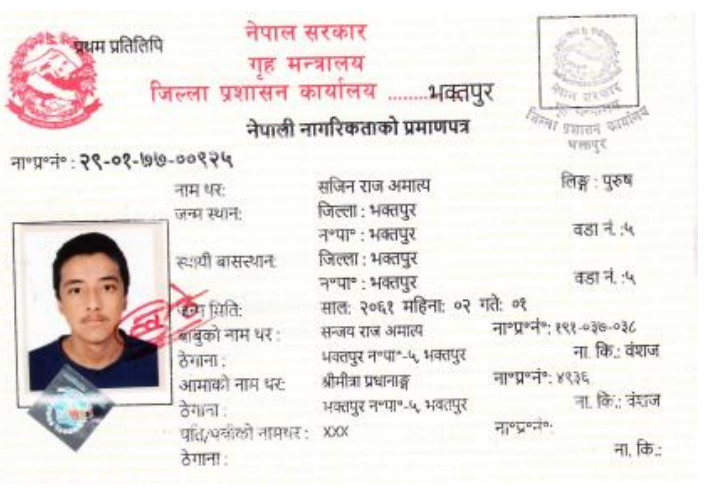
#> input picture images/2.png, 725 x 488 px
$ python text_detection.py
#> lines starting #> are read from the running program, lines starting #| are printed output that depends on the picture; after the words box and inside, x2 and y2 are one past the last pixel; in counts of white or black regions, pixels touching at a corner belong together
import cv2
import numpy as np

# Load the image
image = cv2.imread('images/2.png')
#> image is the input picture: shape (488, 725, 3); mean B, G, R 229.3, 232.4, 236.6

# Convert to grayscale
gray = cv2.cvtColor(image, cv2.COLOR_BGR2GRAY)
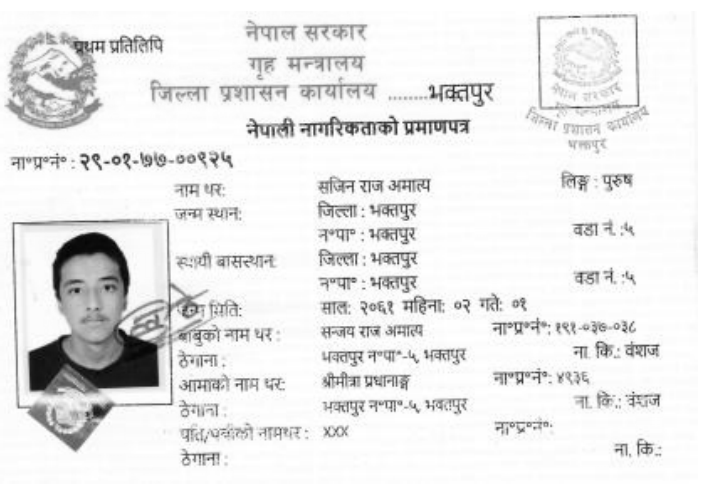
#> gray: shape (488, 725); min 4, max 255, mean 233.3

# Apply edge detection (Canny)
edges = cv2.Canny(gray, 100, 200)
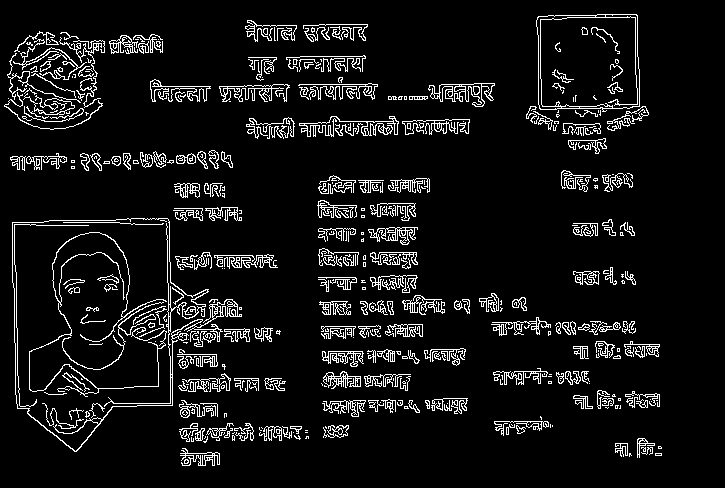
#> edges: shape (488, 725); 7.8% white in thin lines or dots, all inside (x1, y1, x2, y2) = (4, 14, 662, 466)

# Detect lines using Hough Line Transform
lines = cv2.HoughLinesP(edges, 1, np.pi / 180, 100, minLineLength=100, maxLineGap=10)
#> lines = 44 rows, first 6: [150, 86, 271, 86], [170, 385, 285, 381], [321, 333, 422, 330], [113, 329, 270, 329], [321, 326, 422, 326], [321, 334, 422, 332]

# Draw lines on the original image
for line in lines:
    x1, y1, x2, y2 = line[0]
    cv2.line(image, (x1, y1), (x2, y2), (0, 255, 0), 2)
#> this loop made 44 passes
#> (x1, y1, x2, y2) on passes 1 to 12: (150, 86, 271, 86), (170, 385, 285, 381), (321, 333, 422, 330), (113, 329, 270, 329), (321, 326, 422, 326), (321, 334, 422, 332), (350, 123, 468, 123), (93, 403, 216, 403), (324, 406, 465, 406), (493, 327, 632, 325), (170, 387, 279, 385), (388, 96, 491, 96)
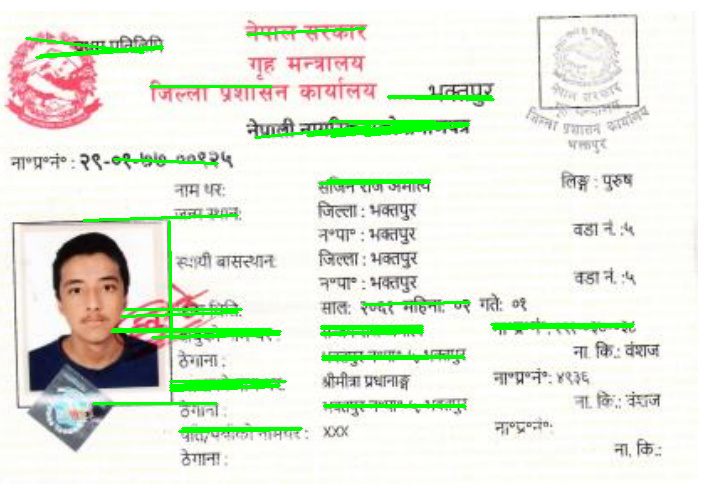
#> image: shape (488, 725, 3); 3.76% of pixels changed, all inside (x1, y1, x2, y2) = (25, 27, 635, 433)

# Show the result
cv2.imshow('Text Lines Detected', image)
cv2.waitKey(0)
cv2.destroyAllWindows()

$ run again, with images/text_with_boxe3223.png copied over images/2.png
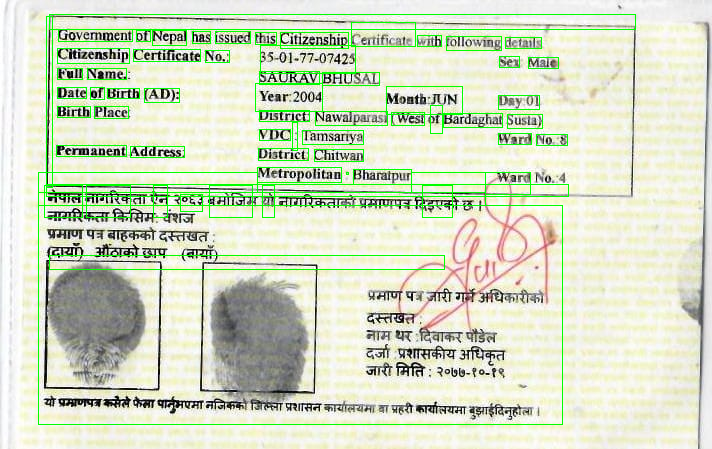
#> input picture images/text_with_boxe3223.png, 712 x 449 px
#> image is the input picture: shape (449, 712, 3); mean B, G, R 196.9, 221.1, 211.9
#> `edges = cv2.Canny(gray, 100, 200)`:
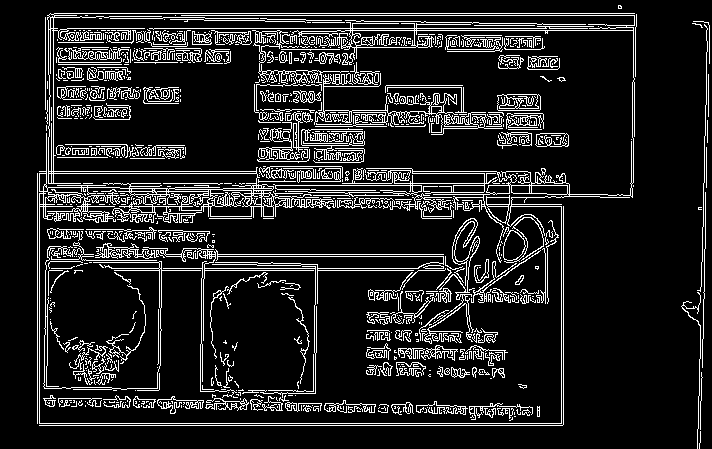
#> edges: shape (449, 712); 13% white in thin lines or dots
#> lines = 105 rows, first 6: [175, 15, 636, 15], [50, 13, 634, 13], [37, 423, 563, 423], [45, 28, 615, 28], [39, 425, 562, 425], [306, 20, 589, 24]
#> the loop `for line in lines:` made 105 passes
#> after the loop `for line in lines:`:
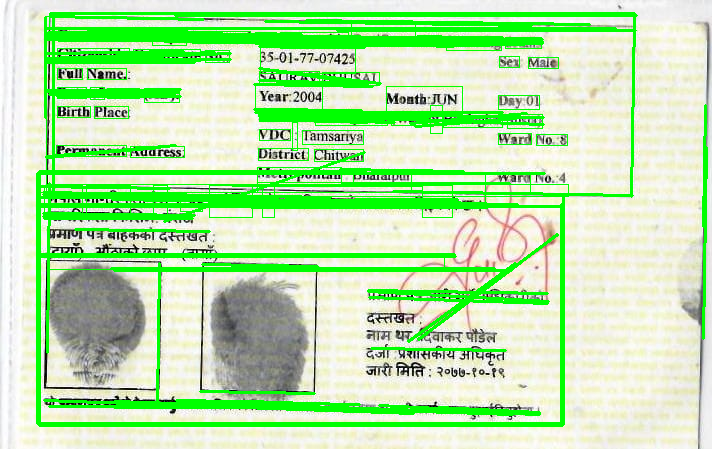
#> image: shape (449, 712, 3); 14.14% of pixels changed, all inside (x1, y1, x2, y2) = (36, 12, 708, 427)

$ run again, with images/text_with_boxes.png copied over images/2.png
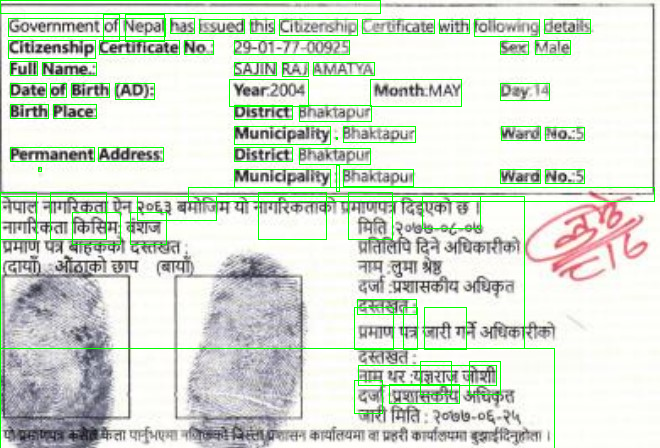
#> input picture images/text_with_boxes.png, 660 x 448 px
#> image is the input picture: shape (448, 660, 3); mean B, G, R 209.3, 221.9, 212.5
#> `edges = cv2.Canny(gray, 100, 200)`:
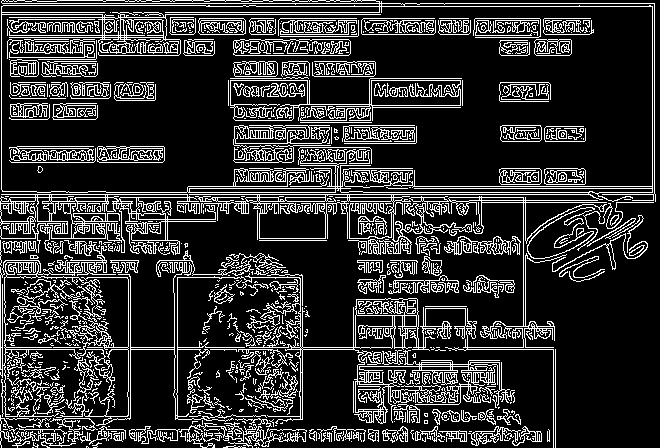
#> edges: shape (448, 660); 19.3% white in thin lines or dots
#> lines = 186 rows, first 6: [1, 194, 655, 194], [2, 3, 654, 3], [363, 192, 654, 192], [0, 347, 553, 347], [1, 197, 525, 197], [0, 201, 142, 201]
#> the loop `for line in lines:` made 186 passes
#> after the loop `for line in lines:`:
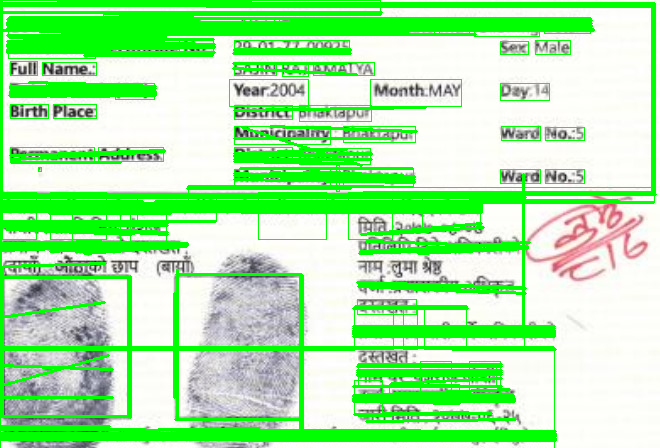
#> image: shape (448, 660, 3); mean B, G, R 164.7, 237.7, 167.4
